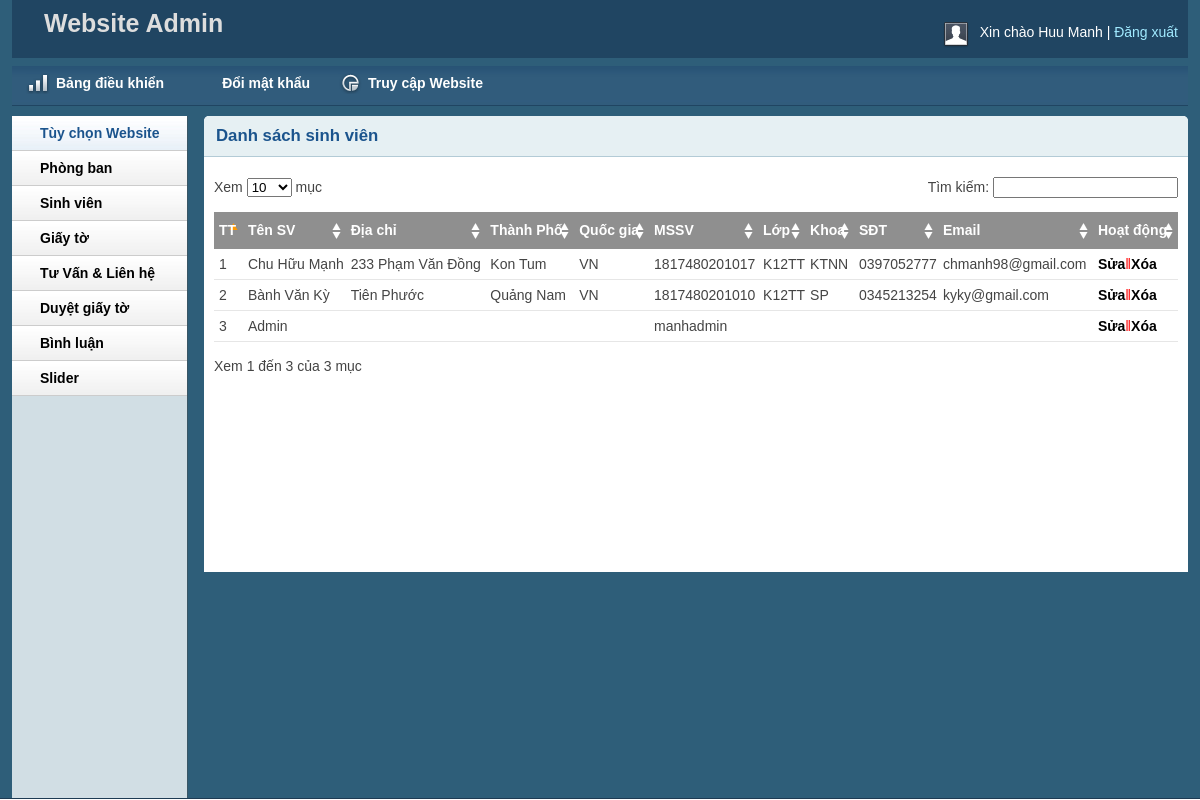
The page /admin/studentlist.php (signed in) on the database its author committed.
### tables this page shows
CREATE TABLE IF NOT EXISTS `tbl_student` (
`id` int(11) NOT NULL,
  `name` varchar(255) NOT NULL,
  `address` varchar(255) NOT NULL,
  `city` varchar(50) NOT NULL,
  `country` varchar(50) NOT NULL,
  `mssv` varchar(30) NOT NULL,
  `class` varchar(200) NOT NULL,
  `department` varchar(50) NOT NULL,
  `phone` varchar(30) NOT NULL,
  `email` varchar(80) NOT NULL,
  `password` varchar(200) NOT NULL
);

### lib/database.php (called while the page is built, shortened)
<?php
Class Database{
   public $host   = DB_HOST;
   public $user   = DB_USER;
   public $pass   = DB_PASS;
   public $dbname = DB_NAME;
   public $link;
private function connectDB(){
   $this->link = new mysqli($this->host, $this->user, $this->pass,
    $this->dbname);
 }
public function select($query){
  $result = $this->link->query($query) or
   die($this->link->error.__LINE__);
  if($result->num_rows > 0){
    return $result;
  } else {
    return false;
  }
 }
}

### classes/student.php (called while the page is built, shortened)
<?php
    $filepath = realpath(dirname(__FILE__));
    include_once ($filepath.'/../lib/database.php');
?>
<?php
class student
{
    private $db;
    function __construct()
    {
            $this->db = new Database();
    }
        public function show_students(){
            $query = "SELECT * FROM tbl_student";
            $result = $this->db->select($query);
            return $result;
        }
}
?>

### admin/studentlist.php (the view, shortened to what this page needs)
<?php include 'inc/header.php';?>
<?php include 'inc/sidebar.php';?>
<?php
	include ('../classes/student.php');
?>
        <div class="grid_10">
            <div class="box round first grid">
                <h2>Danh sách sinh viên</h2>
                <div class="block">
                    <table class="data display datatable" id="example">
					<thead>
						<tr>
							<th >TT</th>
							<th>Tên SV</th>
							<th>Địa chỉ</th>
							<th>Thành Phố</th>
							<th>Quốc gia</th>
							<th>MSSV</th>
							<th>Lớp</th>
							<th>Khoa</th>
							<th>SĐT</th>
							<th>Email</th>
							<th>Hoạt động</th>
						</tr>
					</thead>
					<tbody>
					<?php
						$i = 1;
						$st = new student();
						$get_students = $st->show_students();
						if($get_students){
							while($result = $get_students->fetch_assoc()){
					?>
						<tr class="odd gradeX ">
							<td ><?php echo $i ?></td>
							<td ><?php echo $result['name'] ?></td>
							<td ><?php echo $result['address'] ?></td>
							<td ><?php echo $result['city'] ?></td>
							<td ><?php echo $result['country'] ?></td>
							<td ><?php echo $result['mssv'] ?></td>
							<td ><?php echo $result['class'] ?></td>
							<td ><?php echo $result['department'] ?></td>
							<td ><?php echo $result['phone'] ?></td>
							<td ><?php echo $result['email'] ?></td>
							<td ><a href="studentedit.php?id=<?php echo $result['id'] ?>">Sửa</a><span style="color: red;">&#8214;</span><a onclick = "return confirm('Bạn có muốn xóa?')"  href="?id=<?php echo $result['id'] ?>">Xóa</a></td>
						</tr>
						<?php
						$i++;
							}
						}
						?>
					</tbody>
				</table>
               </div>
            </div>
        </div>
<?php include 'inc/footer.php';?>

### admin/css/text.css (style rules this page uses)
body { font: 13px/1.5 Tahoma, Helvetica, Arial, 'Liberation Sans', FreeSans, sans-serif; }
h2 { font-size: 23px; }
p, dl, hr, h1, h2, h3, h4, h5, h6, ol, ul, pre, table, address, fieldset { margin-bottom: 20px; }

### admin/css/grid.css (style rules this page uses)
.grid_1, .grid_2, .grid_3, .grid_4, .grid_5, .grid_6, .grid_7, .grid_8, .grid_9, .grid_10, .grid_11, .grid_12, .grid_13, .grid_14, .grid_15, .grid_16 { display: inline; float: left; margin-left: 1%; margin-right: 1%; }
.container_12 .grid_10 { width: 81.333%; }

### admin/css/layout.css (style rules this page uses)
body { background: #fff none repeat scroll 0 0; color: #444; font-size: 14px; padding: 0; }
a { color: #000; font-weight:bold; text-decoration: none; }
h1, h2, h3, h4, h5, h6 { line-height:1.2em; margin-bottom:.3em; }
h2 { margin-top:1em; }
.box { background:#fff; margin-bottom:20px; padding:10px 10px 10px 10px; margin-left:-8px; }
.box.grid { padding-bottom:40px; }
.box.round { -moz-border-radius: 5px 5px 0px 0px; -webkit-border-radius: 5px 5px 0px 0px; border-radius: 5px 5px 0px 0px; }
.box h2 { font-size:1.2em; font-weight:bold; color:#1B548D; background:#E6F0F3; margin:-10px -10px 0 -10px; padding:10px 12px; border-bottom:1px solid #B3CBD6; -moz-border-radius: 5px 5px 0px 0px; -webkit-border-radius: 5px 5px 0px 0px; border-radius: 5px 5px 0px 0px; }
.box.first { min-height: 406px; }
.block { padding-top:20px; }
.block { padding-bottom:1px; }
table.display { margin: 0 auto; clear: both; width: 100%; }
.sorting_asc { background: #8f8f8f url(../img/table/sort_asc.png) no-repeat center right; padding:8px 5px; text-align:left; color:#fff; }
.sorting { background:#8f8f8f url(../img/table/sort_both.png) no-repeat center right; padding:8px 5px; text-align:left; color:#fff; }
tr.odd { height: 30px; line-height: 30px; border-bottom:1px solid #e6e6e6; }
tr.even { height: 30px; line-height: 30px; border-bottom:1px solid #e6e6e6; }
tr.odd td, tr.even td { padding-left:5px; }

### rows shown on the page
tbl_student: name "Chu Hữu Mạnh", address "233 Phạm Văn Đồng", city "Kon Tum", country "VN", mssv "1817480201017", class "K12TT", department "KTNN", phone "0397052777", email "chmanh98@gmail.com"
tbl_student: name "Bành Văn Kỳ", address "Tiên Phước", city "Quảng Nam", country "VN", mssv "1817480201010", class "K12TT", department "SP", phone "0345213254", email "kyky@gmail.com"
tbl_student: name "Admin", mssv "manhadmin"

### other values the page prints
Session::get('adminName') "Huu Manh"
